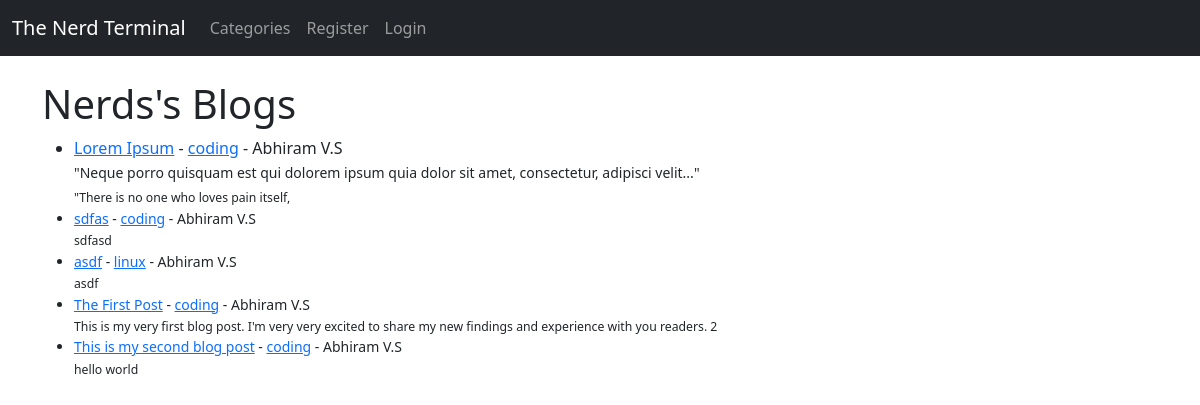
Before: / with the older database file.
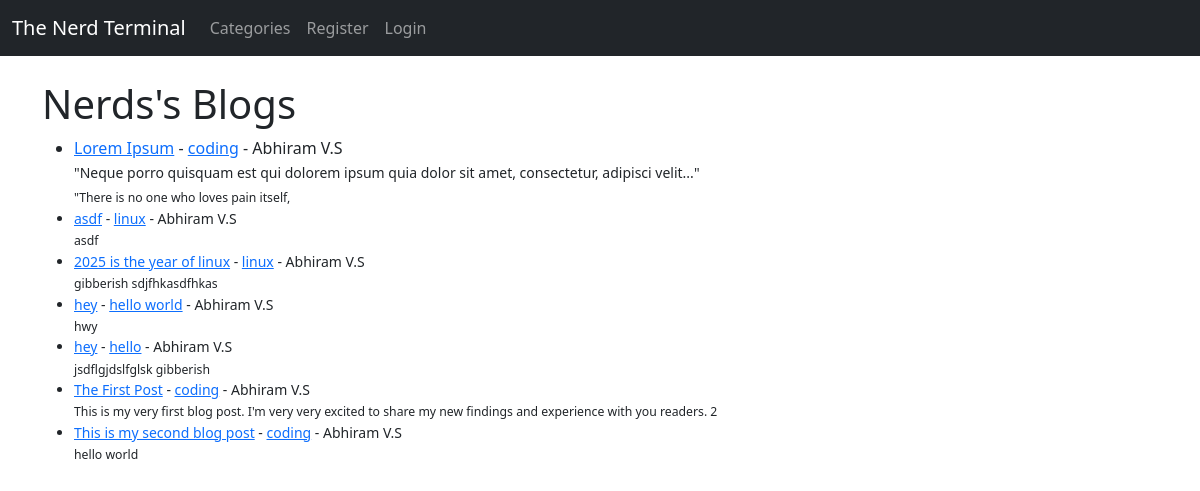
After: the same page with the newer database file.
### myblog/models.py (models this page shows, shortened)
class Post(models.Model):
    title = models.CharField(max_length=255)
    title_tag = models.CharField(max_length=255)
    author = models.ForeignKey(User, on_delete=models.CASCADE)
    body = models.TextField()
    post_date = models.DateField(auto_now_add=True)
    category = models.CharField(max_length=100, default='coding')
    likes = models.ManyToManyField(User, related_name='blog_post')

### myblog/views.py (the view)
# urls.py: path('', HomeView.as_view(), name="home"),
class HomeView(ListView):
    model = Post
    template_name = 'home.html'
    ordering = ['-post_date']
    def get_context_data(self, *args, **kwargs):
        cat_menu = Category.objects.all()
        context = super(HomeView, self).get_context_data(*args, **kwargs)
        context["cat_menu"] = cat_menu
        return context

### myblog/models.py (called while the page is built)
    def __str__(self):
        return self.name

### myblog/templates/home.html (shortened to what this page needs)
{% extends 'base.html' %}
{% block content %}
    <h1>Nerds's Blogs</h1>
    <ul>
        {% for post in object_list %}
        <li>
            <a href="{% url 'article-view' post.pk %}">{{ post.title }}</a> - <a href="{% url 'category' post.category|slugify %}">{{ post.category }}</a> - {{ post.author.first_name }} {{ post.author.last_name }}
            <small>
                <br>
                {{ post.body|slice:":150"|safe }}
            </small>
        </li>
    {% endfor %}
    </ul>
{% endblock %}

### myblog/templates/base.html (shortened to what this page needs)
<!DOCTYPE html>
<html lang="en">
<head>
    <link href="https://cdn.jsdelivr.net/npm/bootstrap@5.3.7/dist/css/bootstrap.min.css" rel="stylesheet">
</head>
<body>
    <nav class="navbar navbar-expand-lg navbar-dark bg-dark">
        <div class="container-fluid">
            <a class="navbar-brand" href="{% url 'home' %}">The Nerd Terminal</a>
            <div class="collapse navbar-collapse" id="navbarSupportedContent">
                <ul class="navbar-nav me-auto mb-2 mb-lg-0">
                    <li class="nav-item">
                            <a class="nav-link" href="{% url 'category-list' %}">Categories</a>
                    </li>
                    {% if user.is_authenticated %}
                        <li class="nav-item">
                            <a class="nav-link" href="{% url 'create-view' %}">Create Post</a>
                        </li>
                        <li class="nav-item">
                            <a class="nav-link" href="{% url 'create-category' %}">Create Category</a>
                        </li>
                        <li class="nav-item">
                            <form method="post" action="{% url 'logout' %}">
                            {% csrf_token %}
                            <button class="nav-link" type="submit">logout</button>
                            </form>
                        </li>
                    {% else %}
                        <li class="nav-item">
                            <a class="nav-link" href="{% url 'register' %}">Register</a>
                        </li>
                        <li class="nav-item">
                            <a class="nav-link" href="{% url 'login' %}">Login</a>
                        </li>
                    {% endif %}
                </ul>
            </div>
        </div>
    </nav>
    <br>
    <div class="container">
        {% block content %}
        {% endblock %}
    </div>
</body>
</html>

Changed rows visible on the page:
removed Post: title "sdfas", category "coding", author.first_name "Abhiram", author.last_name "V.S", body "sdfasd"
added Post: title "2025 is the year of linux", category "linux", author.first_name "Abhiram", author.last_name "V.S", body "gibberish sdjfhkasdfhkas"
added Post: title "hey", category "hello world", author.first_name "Abhiram", author.last_name "V.S", body "hwy"
added Post: title "hey", category "hello", author.first_name "Abhiram", author.last_name "V.S", body "jsdflgjdslfglsk gibberish"
